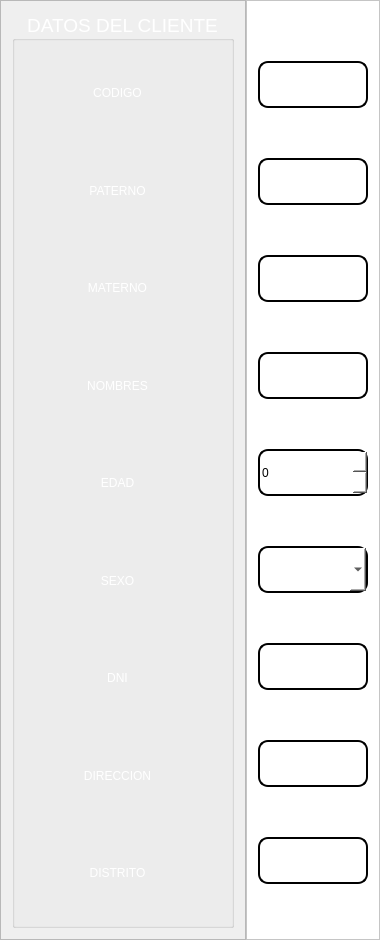
            <widget class="QWidget" name="page_1">
             <layout class="QHBoxLayout" name="horizontalLayout_4">
              <property name="spacing">
               <number>0</number>
              </property>
              <property name="leftMargin">
               <number>0</number>
              </property>
              <property name="topMargin">
               <number>0</number>
              </property>
              <property name="rightMargin">
               <number>0</number>
              </property>
              <property name="bottomMargin">
               <number>0</number>
              </property>
              <item>
               <widget class="QFrame" name="frame_3">
                <property name="maximumSize">
                 <size>
                  <width>300</width>
                  <height>16777215</height>
                 </size>
                </property>
                <property name="styleSheet">
                 <string notr="true">QLabel{
font: 87 16pt &quot;Arial Black&quot;;
background-color: #000000ff;
	color: rgb(255, 255, 255);
}
</string>
                </property>
                <property name="frameShape">
                 <enum>QFrame::StyledPanel</enum>
                </property>
                <property name="frameShadow">
                 <enum>QFrame::Raised</enum>
                </property>
                <layout class="QVBoxLayout" name="_2" stretch="0">
                 <property name="spacing">
                  <number>11</number>
                 </property>
                 <property name="leftMargin">
                  <number>11</number>
                 </property>
                 <property name="topMargin">
                  <number>11</number>
                 </property>
                 <property name="rightMargin">
                  <number>11</number>
                 </property>
                 <property name="bottomMargin">
                  <number>11</number>
                 </property>
                 <item>
                  <widget class="QGroupBox" name="groupBox_2">
                   <property name="font">
                    <font>
                     <family>Arial</family>
                     <pointsize>14</pointsize>
                    </font>
                   </property>
                   <property name="styleSheet">
                    <string notr="true">color: rgb(255, 255, 255);</string>
                   </property>
                   <property name="title">
                    <string>DATOS DEL CLIENTE</string>
                   </property>
                   <property name="alignment">
                    <set>Qt::AlignCenter</set>
                   </property>
                   <layout class="QVBoxLayout" name="verticalLayout_3">
                    <property name="spacing">
                     <number>11</number>
                    </property>
                    <property name="rightMargin">
                     <number>20</number>
                    </property>
                    <item>
                     <widget class="QLabel" name="label_16">
                      <property name="text">
                       <string>CODIGO</string>
                      </property>
                      <property name="alignment">
                       <set>Qt::AlignCenter</set>
                      </property>
                     </widget>
                    </item>
                    <item>
                     <widget class="QLabel" name="label">
                      <property name="text">
                       <string>PATERNO</string>
                      </property>
                      <property name="alignment">
                       <set>Qt::AlignCenter</set>
                      </property>
                     </widget>
                    </item>
                    <item>
                     <widget class="QLabel" name="label_2">
                      <property name="text">
                       <string>MATERNO</string>
                      </property>
                      <property name="alignment">
                       <set>Qt::AlignCenter</set>
                      </property>
                     </widget>
                    </item>
                    <item>
                     <widget class="QLabel" name="label_3">
                      <property name="text">
                       <string>NOMBRES</string>
                      </property>
                      <property name="alignment">
                       <set>Qt::AlignCenter</set>
                      </property>
                     </widget>
                    </item>
                    <item>
                     <widget class="QLabel" name="label_19">
                      <property name="text">
                       <string>EDAD</string>
                      </property>
                      <property name="alignment">
                       <set>Qt::AlignCenter</set>
                      </property>
                     </widget>
                    </item>
                    <item>
                     <widget class="QLabel" name="label_4">
                      <property name="text">
                       <string>SEXO</string>
                      </property>
                      <property name="alignment">
                       <set>Qt::AlignCenter</set>
                      </property>
                     </widget>
                    </item>
                    <item>
                     <widget class="QLabel" name="label_5">
                      <property name="text">
                       <string>DNI</string>
                      </property>
                      <property name="alignment">
                       <set>Qt::AlignCenter</set>
                      </property>
                     </widget>
                    </item>
                    <item>
                     <widget class="QLabel" name="label_6">
                      <property name="text">
                       <string>DIRECCION</string>
                      </property>
                      <property name="alignment">
                       <set>Qt::AlignCenter</set>
                      </property>
                     </widget>
                    </item>
                    <item>
                     <widget class="QLabel" name="label_7">
                      <property name="text">
                       <string>DISTRITO</string>
                      </property>
                      <property name="alignment">
                       <set>Qt::AlignCenter</set>
                      </property>
                     </widget>
                    </item>
                   </layout>
                  </widget>
                 </item>
                </layout>
               </widget>
              </item>
              <item>
               <widget class="QFrame" name="frame_4">
                <property name="styleSheet">
                 <string notr="true">QLabel{
background-color: rgb(255, 255, 255);
	font: 12pt &quot;Arial&quot;;
border-radius:10px;
border:2px solid black;
}

QComboBox{
background-color: rgb(255, 255, 255);
	font: 12pt &quot;Arial&quot;;
border-radius:10px;
border:2px solid black;
}

QSpinBox{
background-color: rgb(255, 255, 255);
	font: 12pt &quot;Arial&quot;;
border-radius:10px;
border:2px solid black;
}
QFrame{
background-color: rgb(255, 255, 255);
}

QLineEdit{
background-color: rgb(255, 255, 255);
color: rgb(0, 0, 0);
font: 12pt &quot;Arial&quot;;
border-radius:10px;
border:2px solid black;
}

</string>
                </property>
                <property name="frameShape">
                 <enum>QFrame::StyledPanel</enum>
                </property>
                <property name="frameShadow">
                 <enum>QFrame::Raised</enum>
                </property>
                <layout class="QVBoxLayout" name="verticalLayout_4" stretch="0,0,0,0,25,25,0,0,0">
                 <property name="spacing">
                  <number>50</number>
                 </property>
                 <property name="leftMargin">
                  <number>11</number>
                 </property>
                 <property name="topMargin">
                  <number>60</number>
                 </property>
                 <property name="rightMargin">
                  <number>11</number>
                 </property>
                 <property name="bottomMargin">
                  <number>55</number>
                 </property>
                 <item>
                  <widget class="QLineEdit" name="ln_codigoc">
                   <property name="minimumSize">
                    <size>
                     <width>0</width>
                     <height>47</height>
                    </size>
                   </property>
                   <property name="maximumSize">
                    <size>
                     <width>16777215</width>
                     <height>16777215</height>
                    </size>
                   </property>
                  </widget>
                 </item>
                 <item>
                  <widget class="QLineEdit" name="ln_paternoc">
                   <property name="minimumSize">
                    <size>
                     <width>0</width>
                     <height>47</height>
                    </size>
                   </property>
                   <property name="maximumSize">
                    <size>
                     <width>16777215</width>
                     <height>16777215</height>
                    </size>
                   </property>
                  </widget>
                 </item>
                 <item>
                  <widget class="QLineEdit" name="ln_maternoc">
                   <property name="minimumSize">
                    <size>
                     <width>0</width>
                     <height>47</height>
                    </size>
                   </property>
                   <property name="maximumSize">
                    <size>
                     <width>16777215</width>
                     <height>16777215</height>
                    </size>
                   </property>
                  </widget>
                 </item>
                 <item>
                  <widget class="QLineEdit" name="ln_nombrec">
                   <property name="minimumSize">
                    <size>
                     <width>0</width>
                     <height>47</height>
                    </size>
                   </property>
                   <property name="maximumSize">
                    <size>
                     <width>16777215</width>
                     <height>16777215</height>
                    </size>
                   </property>
                  </widget>
                 </item>
                 <item>
                  <widget class="QSpinBox" name="spinBox_cliente">
                   <property name="minimumSize">
                    <size>
                     <width>0</width>
                     <height>47</height>
                    </size>
                   </property>
                  </widget>
                 </item>
                 <item>
                  <widget class="QComboBox" name="comboBox_cliente">
                   <property name="minimumSize">
                    <size>
                     <width>0</width>
                     <height>47</height>
                    </size>
                   </property>
                   <property name="maxVisibleItems">
                    <number>100</number>
                   </property>
                   <property name="iconSize">
                    <size>
                     <width>30</width>
                     <height>30</height>
                    </size>
                   </property>
                  </widget>
                 </item>
                 <item>
                  <widget class="QLineEdit" name="ln_dnic">
                   <property name="minimumSize">
                    <size>
                     <width>0</width>
                     <height>47</height>
                    </size>
                   </property>
                   <property name="maximumSize">
                    <size>
                     <width>16777215</width>
                     <height>16777215</height>
                    </size>
                   </property>
                  </widget>
                 </item>
                 <item>
                  <widget class="QLineEdit" name="ln_direccionc">
                   <property name="minimumSize">
                    <size>
                     <width>0</width>
                     <height>47</height>
                    </size>
                   </property>
                   <property name="maximumSize">
                    <size>
                     <width>16777215</width>
                     <height>16777215</height>
                    </size>
                   </property>
                  </widget>
                 </item>
                 <item>
                  <widget class="QLineEdit" name="ln_distritoc">
                   <property name="minimumSize">
                    <size>
                     <width>0</width>
                     <height>47</height>
                    </size>
                   </property>
                   <property name="maximumSize">
                    <size>
                     <width>16777215</width>
                     <height>16777215</height>
                    </size>
                   </property>
                  </widget>
                 </item>
                </layout>
               </widget>
              </item>
             </layout>
            </widget>
